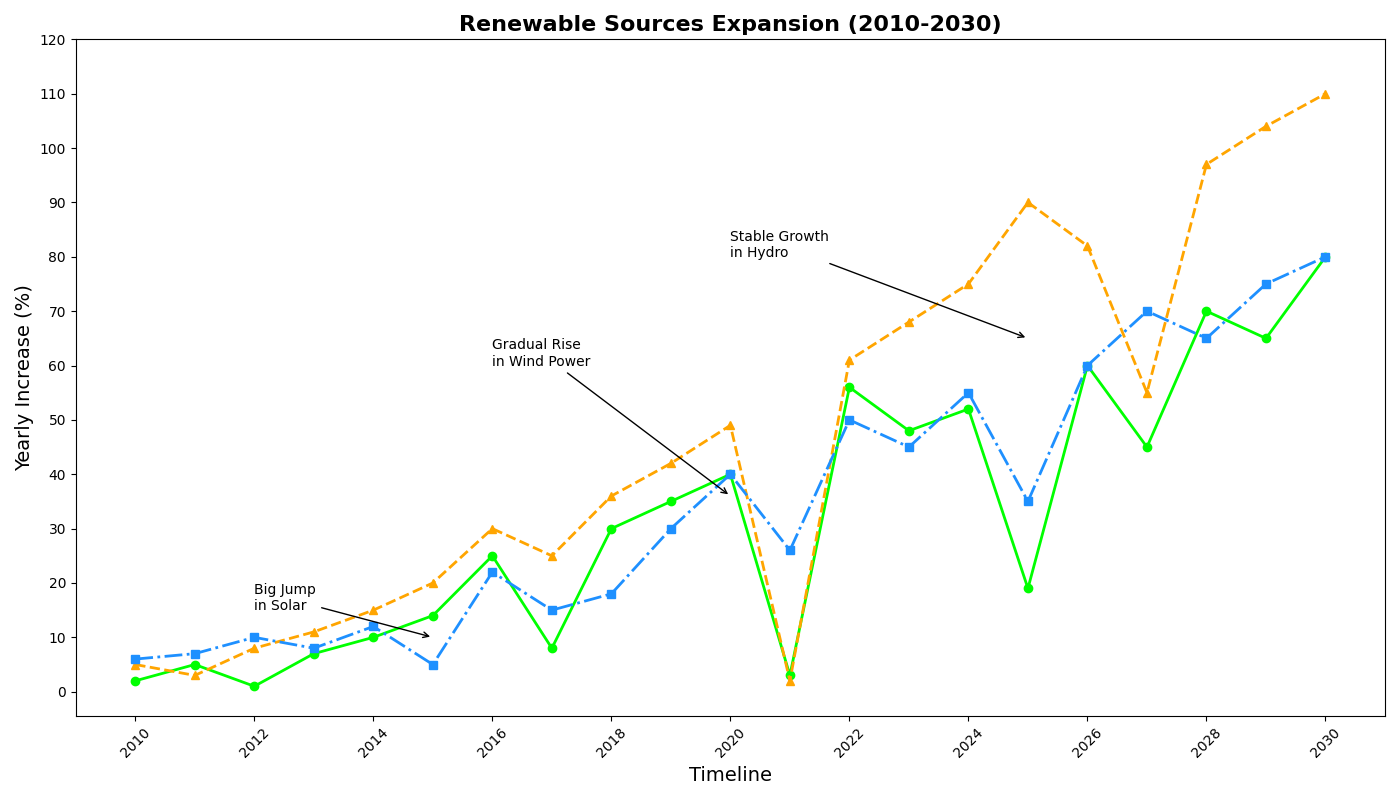

The Python source for this figure:
import matplotlib.pyplot as plt
import numpy as np

years = np.arange(2010, 2031)
solar_growth = [2, 5, 1, 7, 10, 14, 25, 8, 30, 35, 40, 3, 56, 48, 52, 19, 60, 45, 70, 65, 80]
wind_growth = [5, 3, 8, 11, 15, 20, 30, 25, 36, 42, 49, 2, 61, 68, 75, 90, 82, 55, 97, 104, 110]
hydro_growth = [6, 7, 10, 8, 12, 5, 22, 15, 18, 30, 40, 26, 50, 45, 55, 35, 60, 70, 65, 75, 80]

plt.figure(figsize=(14, 8))

plt.plot(years, solar_growth, color='#00FF00', marker='o', linewidth=2, linestyle='-')
plt.plot(years, wind_growth, color='#FFA500', marker='^', linewidth=2, linestyle='--')
plt.plot(years, hydro_growth, color='#1E90FF', marker='s', linewidth=2, linestyle='-.')

plt.title('Renewable Sources Expansion (2010-2030)', fontsize=16, fontweight='bold')
plt.xlabel('Timeline', fontsize=14)
plt.ylabel('Yearly Increase (%)', fontsize=14)

plt.annotate('Big Jump\nin Solar', xy=(2015, 10), xytext=(2012, 15),
             arrowprops=dict(facecolor='black', arrowstyle='->'), fontsize=10)
plt.annotate('Gradual Rise\nin Wind Power', xy=(2020, 36), xytext=(2016, 60),
             arrowprops=dict(facecolor='black', arrowstyle='->'), fontsize=10)
plt.annotate('Stable Growth\nin Hydro', xy=(2025, 65), xytext=(2020, 80),
             arrowprops=dict(facecolor='black', arrowstyle='->'), fontsize=10)

plt.xticks(years[::2], rotation=45)
plt.yticks(np.arange(0, 121, 10))

plt.tight_layout()
plt.show()
